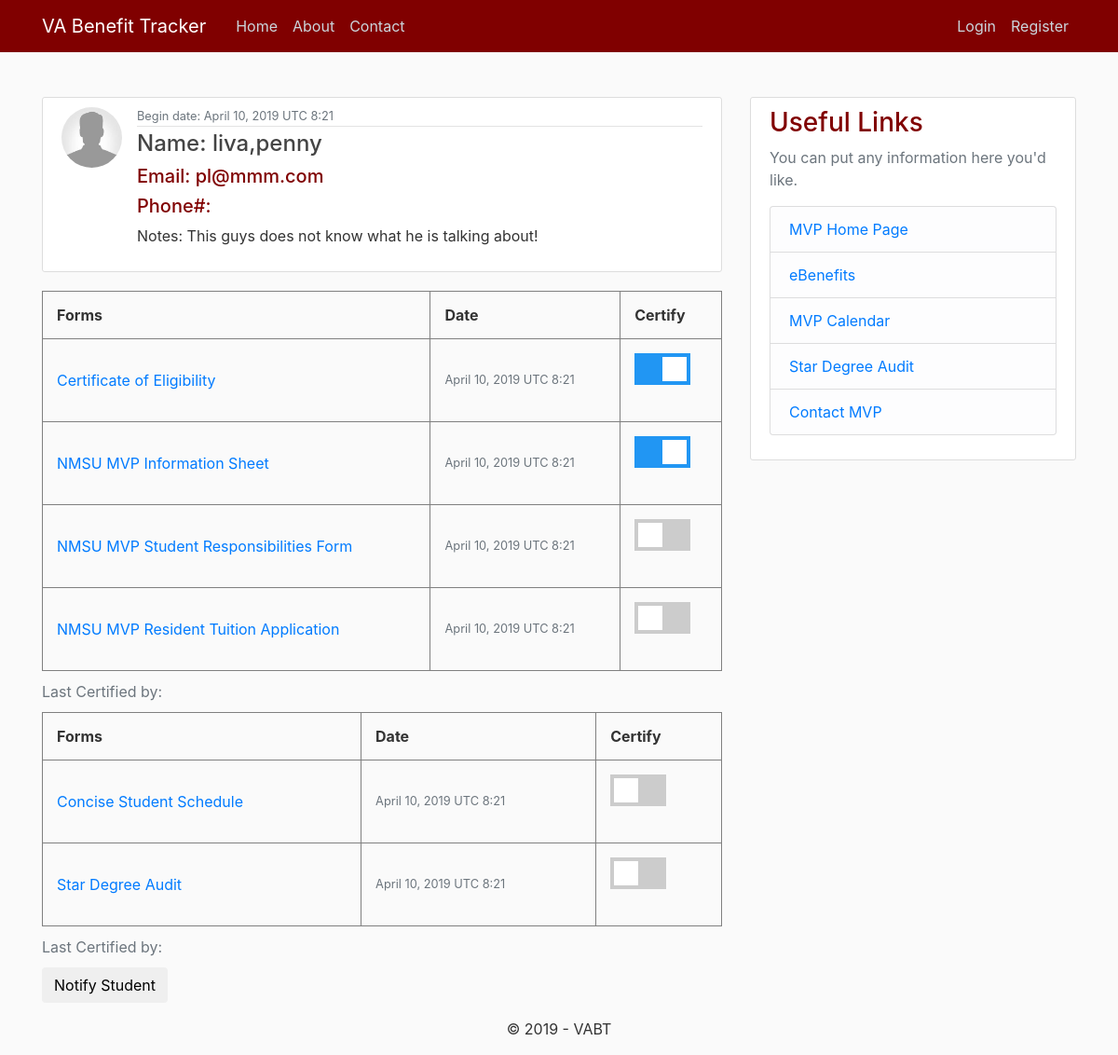
/student/student33, run on an earlier commit of the app's database.
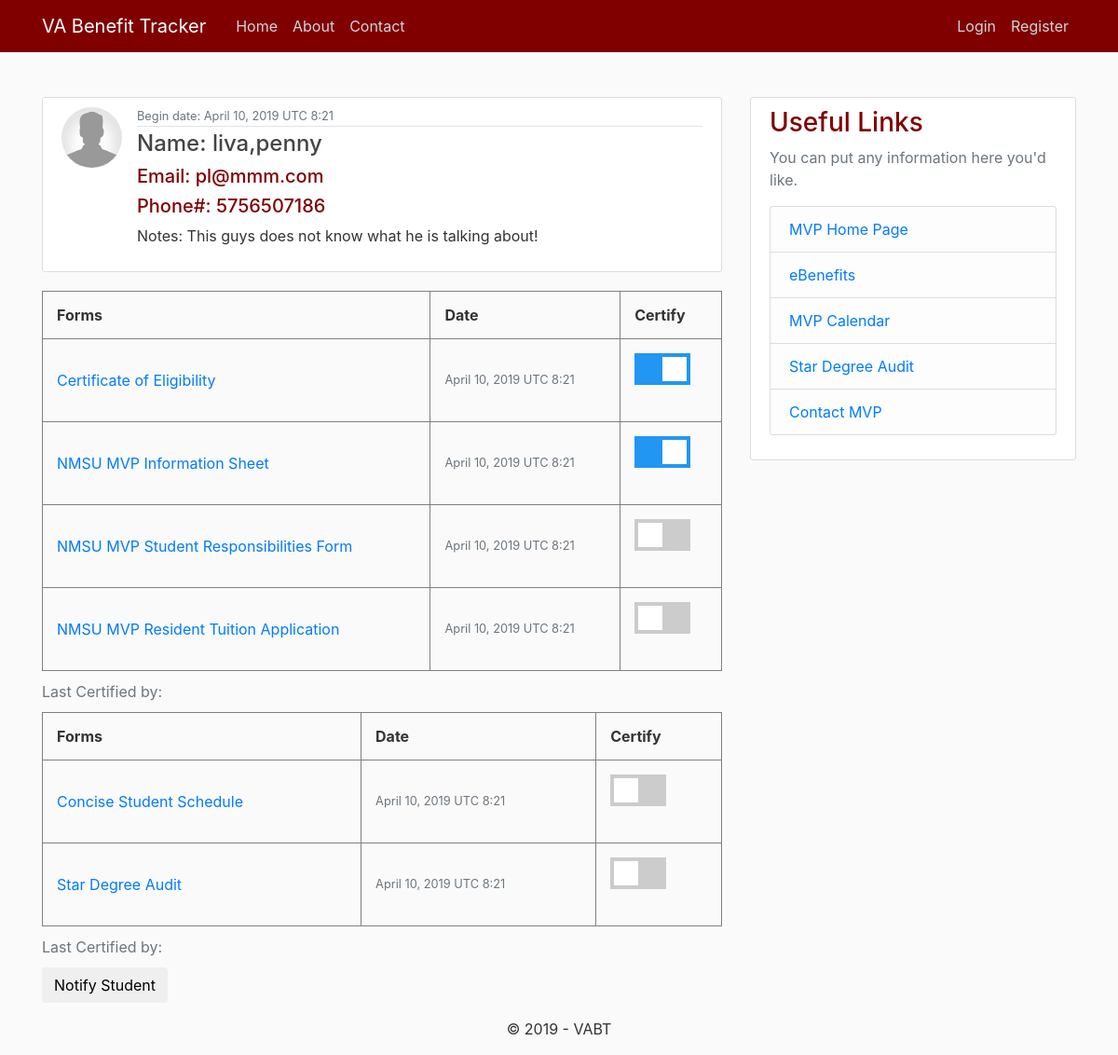
And on a later commit of the database.
### dashboard/models.py (models this page shows, shortened)
class Post(models.Model):
    title = models.CharField(max_length=100)
    comment = models.TextField()
    date_began = models.DateTimeField(default=timezone.now)
    student = models.ForeignKey(User, related_name='certs', on_delete=models.CASCADE)
    Certificate_of_eligibility = models.BooleanField(default=False)
    MVP_information_sheet = models.BooleanField(default=False)
    Student_responsibility = models.BooleanField(default=False)
    Resident_tuition_app = models.BooleanField(default=False)
    Concise_student_schedule = models.BooleanField(default=False)
    Star_degree_audit = models.BooleanField(default=False)

### users/models.py (models this page shows, shortened)
class Profile(models.Model): #one to one
    user = models.OneToOneField(User, on_delete=models.CASCADE)
    image = models.ImageField(default='default.jpg', upload_to='profile_pics')

class UserExtended(models.Model):
    user = models.OneToOneField(User, on_delete=models.CASCADE)
    chapter = models.CharField(max_length=4,choices=[('33','33'), ('30','30'), ('31','31'),('35','35'),('1606','1606')],blank=True)
    is_firsttime = models.BooleanField(default=True)
    is_student = models.BooleanField(default=True)
    phone_regex = RegexValidator(regex=r'^\+?1?\d{9,15}$', message="Phone number must be entered in the format: '+999999999'. Up to 15 digits allowed.")
    phone_notifications = models.BooleanField(default=False)
    phone_number = models.CharField(validators=[phone_regex], max_length=17, blank=True) # validators should be a list
    carrier = models.CharField(max_length=15,choices=[('AT&T','AT&T'),('Verizon','Verizon'),('Sprint','Sprint'),('T-Mobile','T-Mobile'),('Virgin', 'Virgin')], blank=True)
    def user_directory_path(instance, filename):
        return 'students/{0}_{1}/{2}'.format(instance.user.last_name,instance.user.first_name,filename)
    cert_of_elig = models.FileField(upload_to=user_directory_path,validators=[FileExtensionValidator(allowed_extensions=["pdf"])],blank=True,null=True)
    MVP_info_sheet = models.FileField(upload_to=user_directory_path,validators=[FileExtensionValidator(allowed_extensions=['pdf'])],blank=True,null = True)
    stud_respon = models.FileField(upload_to=user_directory_path,validators=[FileExtensionValidator(allowed_extensions=['pdf'])],blank=True,null = True)
    resid_tuit_app = models.FileField(upload_to=user_directory_path,validators=[FileExtensionValidator(allowed_extensions=['pdf'])],blank=True,null = True)
    conc_stud_sched = models.FileField(upload_to=user_directory_path,validators=[FileExtensionValidator(allowed_extensions=['pdf'])],blank=True,null = True)
    star_deg_audit = models.FileField(upload_to=user_directory_path,validators=[FileExtensionValidator(allowed_extensions=['pdf'])],blank=True,null = True)

### dashboard/views.py (the view, shortened to what this page needs)
# urls.py: path('student/<str:username>', UserPostListView.as_view(), name='user-posts'),
class UserPostListView(ListView):
    model = Post
    template_name = 'dashboard/user_posts.html'
    context_object_name = 'posts'
    def get(self, request, *args, **kwargs):
        userdefault = User.objects.get(username = kwargs.get('username'))
        userextended = UserExtended.objects.get(user=userdefault)
        studentcert = Post.objects.get(student=userdefault)
        if(studentcert.Certificate_of_eligibility == False ):
            message1 = "Certificate of eligibility (COE) \n"
        if(studentcert.MVP_information_sheet == False ):
            message2 = "Information Sheet \n"
        if(studentcert.Student_responsibility == False ):
            message3 = "Student Responsibility \n"
        if(studentcert.Resident_tuition_app == False ):
            message4 = "Resident Tuition Application \n"
        if(studentcert.Concise_student_schedule == False ):
            message5 = "Concise Student Schedule \n"
        if(studentcert.Star_degree_audit == False ):
            message6 = "Star Degree Audit \n"
        if(studentcert.Certificate_of_eligibility == True ):
            message1 = ""
        if(studentcert.MVP_information_sheet == True ):
            message2 = ""
        if(studentcert.Student_responsibility == True ):
            message3 = ""
        if(studentcert.Resident_tuition_app == True ):
            message4 = ""
        if(studentcert.Concise_student_schedule == True ):
            message5 = ""
        if(studentcert.Star_degree_audit == True ):
            message6 = ""
        if(userextended.phone_notifications == True):
             if(request.GET.get('certbtn')):
                if(userextended.carrier == 'Verizon'):
                    text = EmailMessage(
                    'VABT Notification ',
                    'Please turn in the following forms: \n'+message1+message2+message3+message4+message5+message6,
                    'VABT Notifications' +'<sender@gmail.com>',
                    [userextended.phone_number +'@vtext.com'],
                    headers = {'Reply-To': 'contact_email@gmail.com' }
                    )
                    text.send()
                    messages.success(request, f'Your Phone Message Has Been Sent')
                elif(userextended.carrier == 'AT&T'):
                    text = EmailMessage(
                    'VABT Notification',
                    ' Courtland you fucker! Please turn in the following forms: \n'+message1+message2+message3+message4+message5+message6,
                    'VABT Notifications' +'<sender@gmail.com>',
                    [userextended.phone_number +'@txt.att.net'],
                    headers = {'Reply-To': 'contact_email@gmail.com' }
                    )
                    text.send()
                    messages.success(request, f'Your Phone Message Has Been Sent')
                elif(userextended.carrier == 'Sprint'):
                    text = EmailMessage(
                    'VABT Notification',
                    'Please turn in the following forms: \n'+message1+message2+message3+message4+message5+message6,
                    'VABT Notifications' +'<sender@gmail.com>',
                    [userextended.phone_number +'@messaging.sprintpcs.com'],
                    headers = {'Reply-To': 'contact_email@gmail.com' }
                    )
                    text.send()
                    messages.success(request, f'Your Phone Message Has Been Sent')
                elif(userextended.carrier == 'T-Mobile'):
                    text = EmailMessage(
                    'VABT Notification',
                    'Please turn in the following forms: \n'+message1+message2+message3+message4+message5+message6,
                    'VABT Notifications' +'<sender@gmail.com>',
                    [userextended.phone_number +'@tmomail.net'],
                    headers = {'Reply-To': 'contact_email@gmail.com' }
                    )
                    text.send()
                    messages.success(request, f'Your Phone Message Has Been Sent')
                elif(userextended.carrier == 'Virgin'):
                     text = EmailMessage(
                    'VABT Notification',
                    'Please turn in the following forms: \n'+message1+message2+message3+message4+message5+message6,
                    'VABT Notifications' +'<sender@gmail.com>',
                    [userextended.phone_number +'@vmobl.com'],
                    headers = {'Reply-To': 'contact_email@gmail.com' }
                    )
                     text.send()
                     messages.success(request, f'Your Phone Message Has Been Sent')
                email = EmailMessage(
                'VABT Notification',
                'Please turn in the following forms: \n'+message1+message2+message3+message4+message5+message6,
                'VABT Notifications' +'<sender@gmail.com>',
                [userdefault.email],
                headers = {'Reply-To': 'contact_email@gmail.com' }
                )
                email.send()
                messages.success(request, f'Your Email Message Has Been Sent to '+ userdefault.first_name)
        elif(userextended.phone_notifications == False):
            if(request.GET.get('certbtn')):
                email = EmailMessage(
                'VABT Notification',
                'Please turn in the following forms: \n'+message1+message2+message3+message4+message5+message6,
                'VABT Notifications' +'<sender@gmail.com>',
                [userdefault.email],
                headers = {'Reply-To': 'contact_email@gmail.com' }
                )
                email.send()
                messages.success(request, f'Your Email Message Has Been Sent to '+ userdefault.first_name)
        return super(UserPostListView, self).get(request, *args, **kwargs)

### dashboard/templates/dashboard/user_posts.html (shortened to what the changed rows need)
﻿{%extends "dashboard/base.html" %}
{% load crispy_forms_tags %}
{% block content %}
{% block submit_buttons_bottom %}
{% for post in posts %}
{% if post.student.username == view.kwargs.username %}
        <article class="media content-section">
            <img class="rounded-circle article-img" src="{{ post.student.profile.image.url }}" />
            <div class="media-body">
                <div class="article-metadata">
                    <small class="text-muted">Begin date: {{ post.date_began|date:"F d, Y T g:i" }}</small>
                </div>
                <h4><a class="article-title" href="{% url 'post-detail' post.id %}">Name: {{ post.student.last_name }},{{post.student.first_name}}</a></h4>
                <h5>Email: {{ post.student.email }}</h5>
                <h5>Phone#: {{ post.student.userextended.phone_number }}</h5>
                <p class="article-content">Notes: {{ post.comment }}</p>
            </div>
        </article>
        <table style="width:100%">
        <caption>Last Certified by:</caption>
        <tr>
            <th>Forms</th>
            <th>Date</th>
            <th>Certify</th>
            </tr>
            <tr>
            <td><a href="https://www.va.gov/education/how-to-apply/">Certificate of Eligibility</a></td>
            <td><small class="text-muted">{{ post.date_began|date:"F d, Y T g:i" }}</small></td>
            <td><form method="post" onclick="myFunc()" enctype="multipart/form-data">
                <label class="switch" action="">
                    <span class="slider"></span>
                </label>
                </form>
            </td>
            </tr>
        <tr>
        <td><a href="https://mvp.nmsu.edu/files/2018/09/MVP-Information-Sheet.pdf">NMSU MVP Information Sheet</a></td>
        <td><small class="text-muted">{{ post.date_began|date:"F d, Y T g:i" }}</small></td>
        <td><form method="post" onclick="myFunc()" enctype="multipart/form-data">
            <label class="switch">
                <span class="slider"></span>
            </label>
            </form>
        </td>
        </tr>
        <tr>
                {%if post.student.userextended.chapter == '30' or post.student.userextended.chapter == '1606' or post.student.userextended.chapter == '35' %}
                    <td><a href="https://mvp.nmsu.edu/files/2018/06/Ch_30_1606_1607_35_Student_Responsibilities.pdf">NMSU MVP Student Responsibilities Form</a></td>
                {% elif post.student.userextended.chapter == '31' %}
                    <td><a href="https://mvp.nmsu.edu/files/2018/06/Ch_31_Student_Responsibilities.pdf">NMSU MVP Student Responsibilities Form</a></td>
                {%else%}
                    <td><a href="https://mvp.nmsu.edu/files/2018/06/Ch_33_Student_Responsibilities.pdf">NMSU MVP Student Responsibilities Form</a></td>
                {%endif%}
        <td><small class="text-muted">{{ post.date_began|date:"F d, Y T g:i" }}</small></td>
        <td><form method="post" onclick="myFunc()" enctype="multipart/form-data">
            <label class="switch">
                <span class="slider"></span>
            </label>
            </form>
        </td>
        </tr>
            <tr>
        <td><a href="https://mvp.nmsu.edu/files/2018/08/MVP_Waiver.pdf">NMSU MVP Resident Tuition Application </a></td>
        <td><small class="text-muted">{{ post.date_began|date:"F d, Y T g:i" }}</small></td>
        <td><form method="post" onclick="myFunc()" enctype="multipart/form-data">
            <label class="switch">
                <span class="slider"></span>
            </label>
            </form>
        </td>
        </tr>
    </table>
    {% if post.student.userextended.chapter == '33' or post.student.userextended.chapter == '30' or post.student.userextended.chapter == '35' or post.student.userextended.chapter == '35' %}
    <table style="width:100%">
            <caption>Last Certified by:</caption>
            <tr>
                <th>Forms</th>
                <th>Date</th>
                <th>Certify</th>
                </tr>
                <tr>
                <td><a href="https://my.nmsu.edu">Concise Student Schedule</a></td>
                <td><small class="text-muted">{{ post.date_began|date:"F d, Y T g:i" }}</small></td>
                <td><form method="post" onclick="myFunc()" enctype="multipart/form-data">
                    <label class="switch" action="">
                        <span class="slider"></span>
                    </label>
                    </form>
                </td>
                </tr>
            <tr>
            <td><a href="https://degreeaudit.nmsu.edu/">Star Degree Audit</a></td>
            <td><small class="text-muted">{{ post.date_began|date:"F d, Y T g:i" }}</small></td>
            <td><form method="post" onclick="myFunc()" enctype="multipart/form-data">
                <label class="switch">
                    <span class="slider"></span>
                </label>
                </form>
            </td>
            </tr>
    </table>
{% endif %}
{% endif %}
{% endfor %}
{% endblock submit_buttons_bottom %}
{% endblock content %}

What changed in the data, as far as the page shows it:
changed through a linked row, Post "This guys does not know what he is talking about!": student.userextended.phone_number (not shown) → "5756507186"
